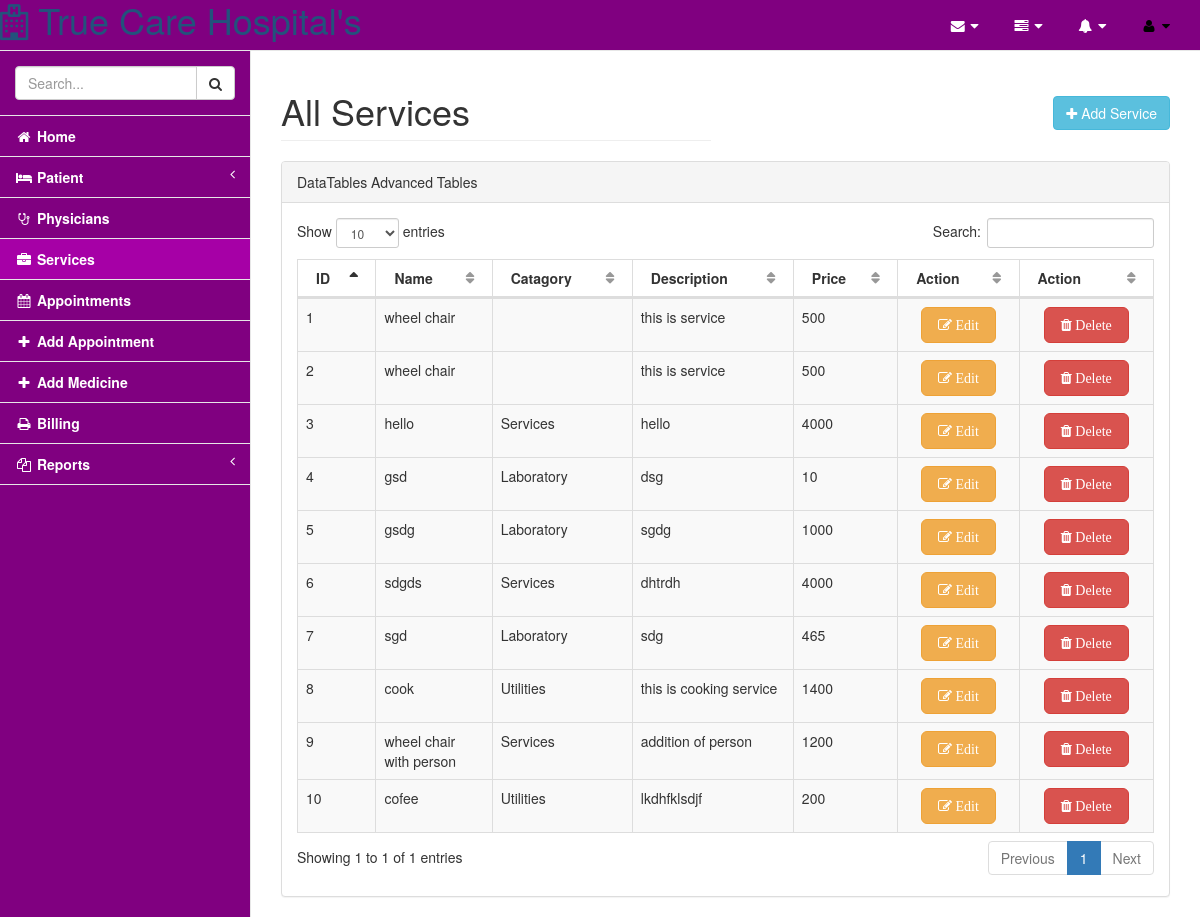
Screenshot of /pages/services.php with the database file from the repository.
### tables this page shows
CREATE TABLE IF NOT EXISTS `services` (
  `service_id` int(11) NOT NULL AUTO_INCREMENT,
  `service_name` varchar(30) NOT NULL,
  `category` varchar(30) NOT NULL,
  `description` varchar(100) NOT NULL,
  `price` varchar(10) NOT NULL,
  PRIMARY KEY (`service_id`)
);

### pages/services.php (the view, shortened to what this page needs)
<!DOCTYPE html>
<html lang="en">
<head>
    <link href="../vendor/bootstrap/css/bootstrap.min.css" rel="stylesheet">
    <link href="../vendor/metisMenu/metisMenu.min.css" rel="stylesheet">
    <link href="../vendor/datatables-plugins/dataTables.bootstrap.css" rel="stylesheet">
    <link href="../vendor/datatables-responsive/dataTables.responsive.css" rel="stylesheet">
    <link href="../dist/css/sb-admin-2.css" rel="stylesheet">
    <link href="../vendor/font-awesome/css/font-awesome.min.css" rel="stylesheet" type="text/css">
</head>
<body>
    <div id="wrapper">
        <?php include_once 'nav.php'; ?>
        <div id="page-wrapper">
            <div class="row">
                <div class="col-lg-6">
                    <h1 class="page-header">All Services</h1>
                </div>
                <div class="col-lg-6">
                    <a href="#" data-target="#login-modal" data-toggle="modal" role="button" class="btn btn-info btn-small pull-right" style="margin-top: 45px;"><i class="fa fa-plus"></i> Add Service</a>
                </div>
            </div>
            <div class="row">
                <div class="col-lg-12">
                    <div class="panel panel-default">
                        <div class="panel-heading">
                            DataTables Advanced Tables
                        </div>
                        <div class="panel-body">
                        <?php
                        include_once 'connection.php';
                            $query="SELECT * FROM services";
                            $result=mysqli_query($conn, $query);
                            echo"<table width='100%' class='table table-striped table-bordered table-hover' id='dataTables-example'>";
                                echo"<thead>";
                                    echo"<tr>";
                                        echo"<th>ID</th>
                                        <th>Name</th>
                                        <th>Catagory</th>
                                        <th>Description</th>
                                        <th>Price</th>
                                        <th>Action</th>
                                        <th>Action</th>";
                                    echo"</tr>";
                                echo"</thead>";
                                while ($row=mysqli_fetch_array($result)) {
                                echo"<tbody>";
                                    echo"<tr class='odd gradeX'>";
                                        echo"
                                            <td>".$row[0]."</td>
                                            <td>".$row[1]."</td>
                                            <td>".$row[2]."</td>
                                            <td>".$row[3]."</td>
                                            <td>".$row[4]."</td>
                                            <td class='text-center'><a href='editservice.php?a'><i class='fa fa-edit btn btn-lg btn-warning'> Edit</i></a></td>
                                            <td class='text-center'><a href='deleteservice.php?b'><i class='fa fa-trash btn btn-lg btn-danger'> Delete</i></a></td>";
                                    echo"</tr>";
                                echo"</tbody>";
                                }
                            echo"</table>";
                             ?>
                        </div>
                    </div>
                </div>
            </div>
        </div>
    </div>
</body>
</html>

### rows the page displays
services: service_id "1", service_name "wheel chair", description "this is service", price "500"
services: service_id "2", service_name "wheel chair", description "this is service", price "500"
services: service_id "3", service_name "hello", category "Services", description "hello", price "4000"
services: service_id "4", service_name "gsd", category "Laboratory", description "dsg", price "10"
services: service_id "5", service_name "gsdg", category "Laboratory", description "sgdg", price "1000"
services: service_id "6", service_name "sdgds", category "Services", description "dhtrdh", price "4000"
services: service_id "7", service_name "sgd", category "Laboratory", description "sdg", price "465"
services: service_id "8", service_name "cook", category "Utilities", description "this is cooking service", price "1400"
services: service_id "9", service_name "wheel chair with person", category "Services", description "addition of person", price "1200"
services: service_id "10", service_name "cofee", category "Utilities", description "lkdhfklsdjf", price "200"
